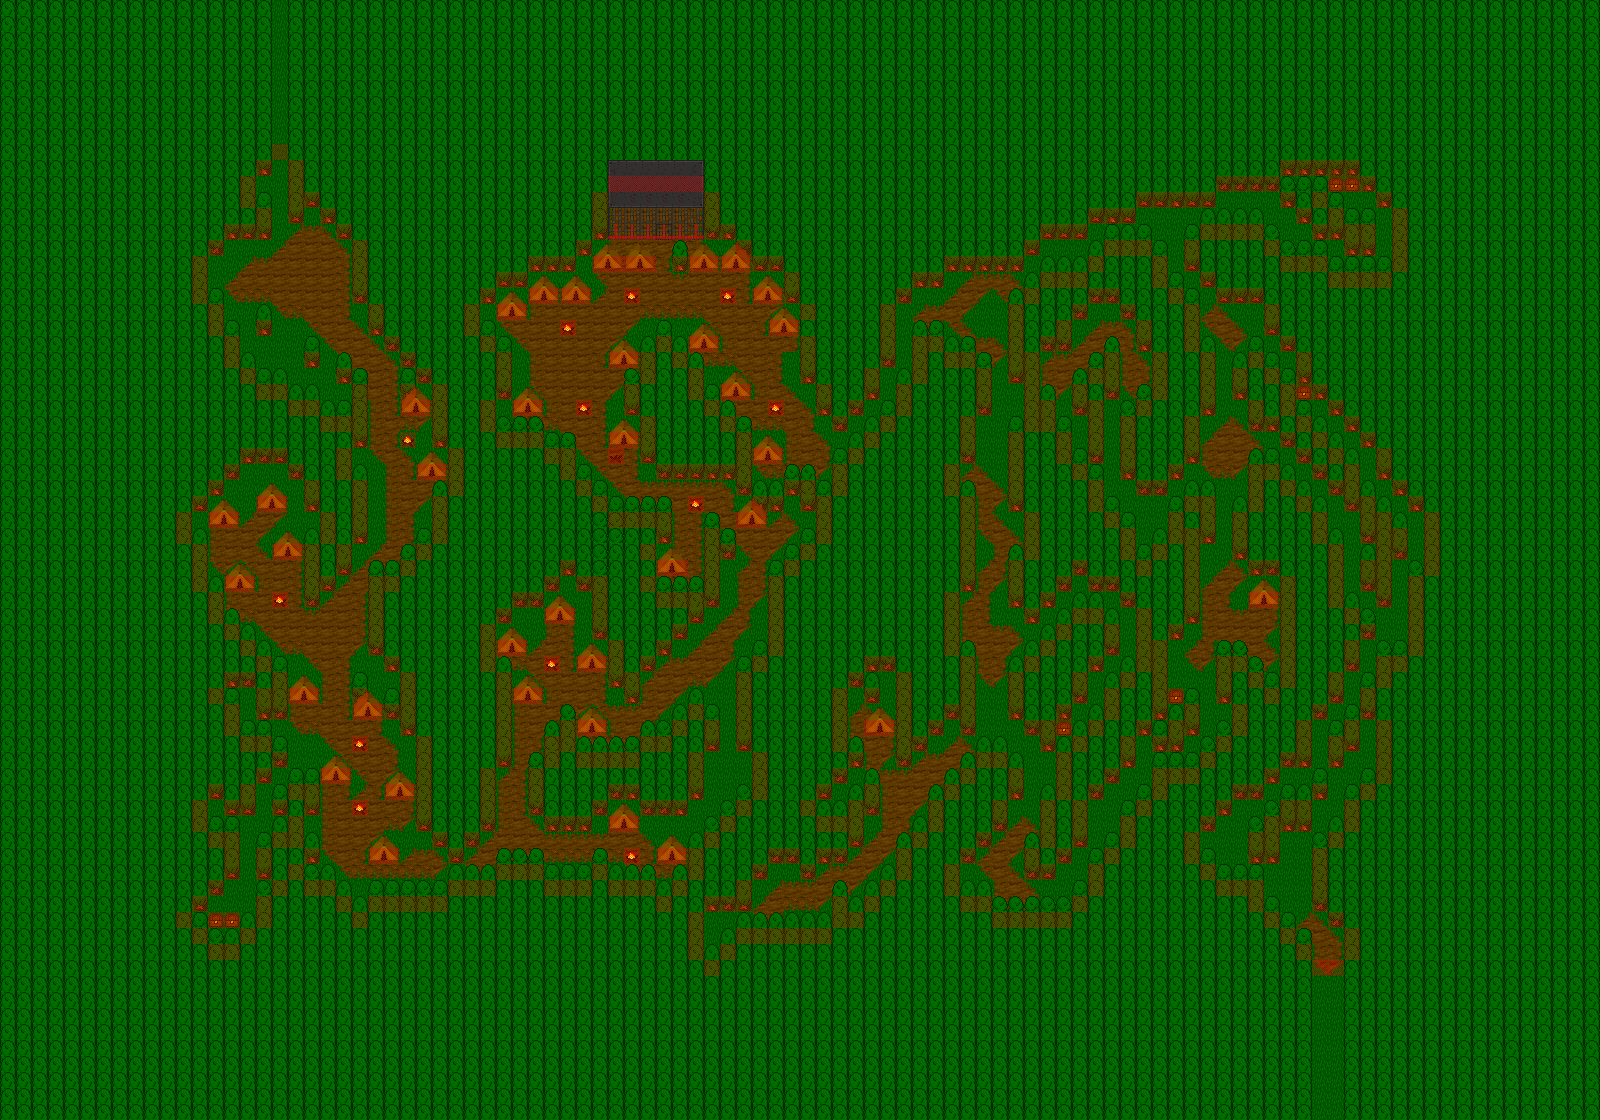

Below is a game level as drawn by its tile map, then a one-line description and the .tmx that defines it (tile-layer data replaced by summaries):
An orthogonal 100x70 tile map with 16x16 px tiles, 5 tile layers (map, bmap, fmap, shadows, ...), 4 tilesets and 80 objects (39x entity, 26x zone, 15x marker).

<map version="1.10" tiledversion="1.10.2" orientation="orthogonal" renderorder="right-down" width="100" height="70" tilewidth="16" tileheight="16" infinite="0" backgroundcolor="#0e0e0e" nextlayerid="10" nextobjectid="81">
 <properties>
  <property name="can_save" value="0" />
  <property name="can_warp" value="0" />
  <property name="map_mode" value="0" />
  <property name="map_no" value="0" />
  <property name="pdiv" value="1" />
  <property name="pmult" value="1" />
  <property name="song_file" value="land.mod" />
  <property name="stx" value="17" />
  <property name="sty" value="11" />
  <property name="tileset" value="1" />
  <property name="use_sstone" value="1" />
  <property name="warpx" value="17" />
  <property name="warpy" value="11" />
  <property name="zero_zone" value="0" />
 </properties>
 <tileset firstgid="1" source="newtown.tsx" />
 <tileset firstgid="801" source="entities.tsx" />
 <tileset firstgid="1773" source="misc.tsx" />
 <tileset firstgid="2073" source="obstacles.tsx" />
 <layer id="1" name="map" width="100" height="70">
  <data>[7000 cells, 7000 non-empty, 17 distinct tile ids]</data>
 </layer>
 <layer id="2" name="bmap" width="100" height="70">
  <data>[7000 cells, 94 non-empty, 5 distinct tile ids]</data>
 </layer>
 <objectgroup color="#ff00ff" id="3" name="entities">
  <object id="1" name="Entity 0" type="entity" gid="1005" x="624" y="208" width="16" height="16">
   <properties>
    <property name="active" value="1" />
    <property name="atype" value="0" />
    <property name="chasing" value="0" />
    <property name="chrx" value="17" />
    <property name="cmd" value="0" />
    <property name="cmdnum" value="0" />
    <property name="delay" value="50" />
    <property name="delayctr" value="0" />
    <property name="eid" value="255" />
    <property name="facehero" value="0" />
    <property name="facing" value="0" />
    <property name="framectr" value="0" />
    <property name="movcnt" value="0" />
    <property name="movemode" value="0" />
    <property name="moving" value="0" />
    <property name="obsmode" value="0" />
    <property name="scount" value="0" />
    <property name="script" value="" />
    <property name="sidx" value="0" />
    <property name="snapback" value="0" />
    <property name="speed" value="3" />
    <property name="transl" value="0" />
   </properties>
  </object>
  <object id="2" name="Entity 1" type="entity" gid="1005" x="640" y="208" width="16" height="16">
   <properties>
    <property name="active" value="1" />
    <property name="atype" value="0" />
    <property name="chasing" value="0" />
    <property name="chrx" value="17" />
    <property name="cmd" value="0" />
    <property name="cmdnum" value="0" />
    <property name="delay" value="50" />
    <property name="delayctr" value="0" />
    <property name="eid" value="255" />
    <property name="facehero" value="0" />
    <property name="facing" value="0" />
    <property name="framectr" value="0" />
    <property name="movcnt" value="0" />
    <property name="movemode" value="0" />
    <property name="moving" value="0" />
    <property name="obsmode" value="0" />
    <property name="scount" value="0" />
    <property name="script" value="" />
    <property name="sidx" value="0" />
    <property name="snapback" value="0" />
    <property name="speed" value="3" />
    <property name="transl" value="0" />
   </properties>
  </object>
  <object id="3" name="Entity 2" type="entity" gid="1077" x="656" y="208" width="16" height="16">
   <properties>
    <property name="active" value="1" />
    <property name="atype" value="0" />
    <property name="chasing" value="0" />
    <property name="chrx" value="23" />
    <property name="cmd" value="0" />
    <property name="cmdnum" value="0" />
    <property name="delay" value="50" />
    <property name="delayctr" value="0" />
    <property name="eid" value="255" />
    <property name="facehero" value="0" />
    <property name="facing" value="0" />
    <property name="framectr" value="0" />
    <property name="movcnt" value="0" />
    <property name="movemode" value="0" />
    <property name="moving" value="0" />
    <property name="obsmode" value="0" />
    <property name="scount" value="0" />
    <property name="script" value="" />
    <property name="sidx" value="0" />
    <property name="snapback" value="0" />
    <property name="speed" value="3" />
    <property name="transl" value="0" />
   </properties>
  </object>
  <object id="4" name="Entity 3" type="entity" gid="1005" x="672" y="208" width="16" height="16">
   <properties>
    <property name="active" value="1" />
    <property name="atype" value="0" />
    <property name="chasing" value="0" />
    <property name="chrx" value="17" />
    <property name="cmd" value="0" />
    <property name="cmdnum" value="0" />
    <property name="delay" value="50" />
    <property name="delayctr" value="0" />
    <property name="eid" value="255" />
    <property name="facehero" value="0" />
    <property name="facing" value="0" />
    <property name="framectr" value="0" />
    <property name="movcnt" value="0" />
    <property name="movemode" value="0" />
    <property name="moving" value="0" />
    <property name="obsmode" value="0" />
    <property name="scount" value="0" />
    <property name="script" value="" />
    <property name="sidx" value="0" />
    <property name="snapback" value="0" />
    <property name="speed" value="3" />
    <property name="transl" value="0" />
   </properties>
  </object>
  <object id="5" name="Entity 4" type="entity" gid="1005" x="672" y="224" width="16" height="16">
   <properties>
    <property name="active" value="1" />
    <property name="atype" value="0" />
    <property name="chasing" value="0" />
    <property name="chrx" value="17" />
    <property name="cmd" value="0" />
    <property name="cmdnum" value="0" />
    <property name="delay" value="50" />
    <property name="delayctr" value="0" />
    <property name="eid" value="255" />
    <property name="facehero" value="0" />
    <property name="facing" value="0" />
    <property name="framectr" value="0" />
    <property name="movcnt" value="0" />
    <property name="movemode" value="0" />
    <property name="moving" value="0" />
    <property name="obsmode" value="0" />
    <property name="scount" value="0" />
    <property name="script" value="" />
    <property name="sidx" value="0" />
    <property name="snapback" value="0" />
    <property name="speed" value="3" />
    <property name="transl" value="0" />
   </properties>
  </object>
  </objectgroup>
 <layer id="4" name="fmap" width="100" height="70">
  <data>[7000 cells, 399 non-empty, 18 distinct tile ids]</data>
 </layer>
 <layer id="5" name="shadows" width="100" height="70" opacity="0.5">
  <data>[7000 cells, 0 non-empty, 0 distinct tile ids]</data>
 </layer>
 <layer id="6" name="obstacles" width="100" height="70" opacity="0.5">
  <data>[7000 cells, 964 non-empty, 2 distinct tile ids]</data>
 </layer>
 <objectgroup color="#008000" id="7" name="zones">
  <!-- 26 objects omitted --></objectgroup>
 <objectgroup color="#ffff00" id="8" name="markers">
  <!-- 15 objects omitted --></objectgroup>
 <objectgroup color="#0000ff" id="9" name="bounds" visible="0" />
</map>
<!-- 75 of 80 objects omitted -->
